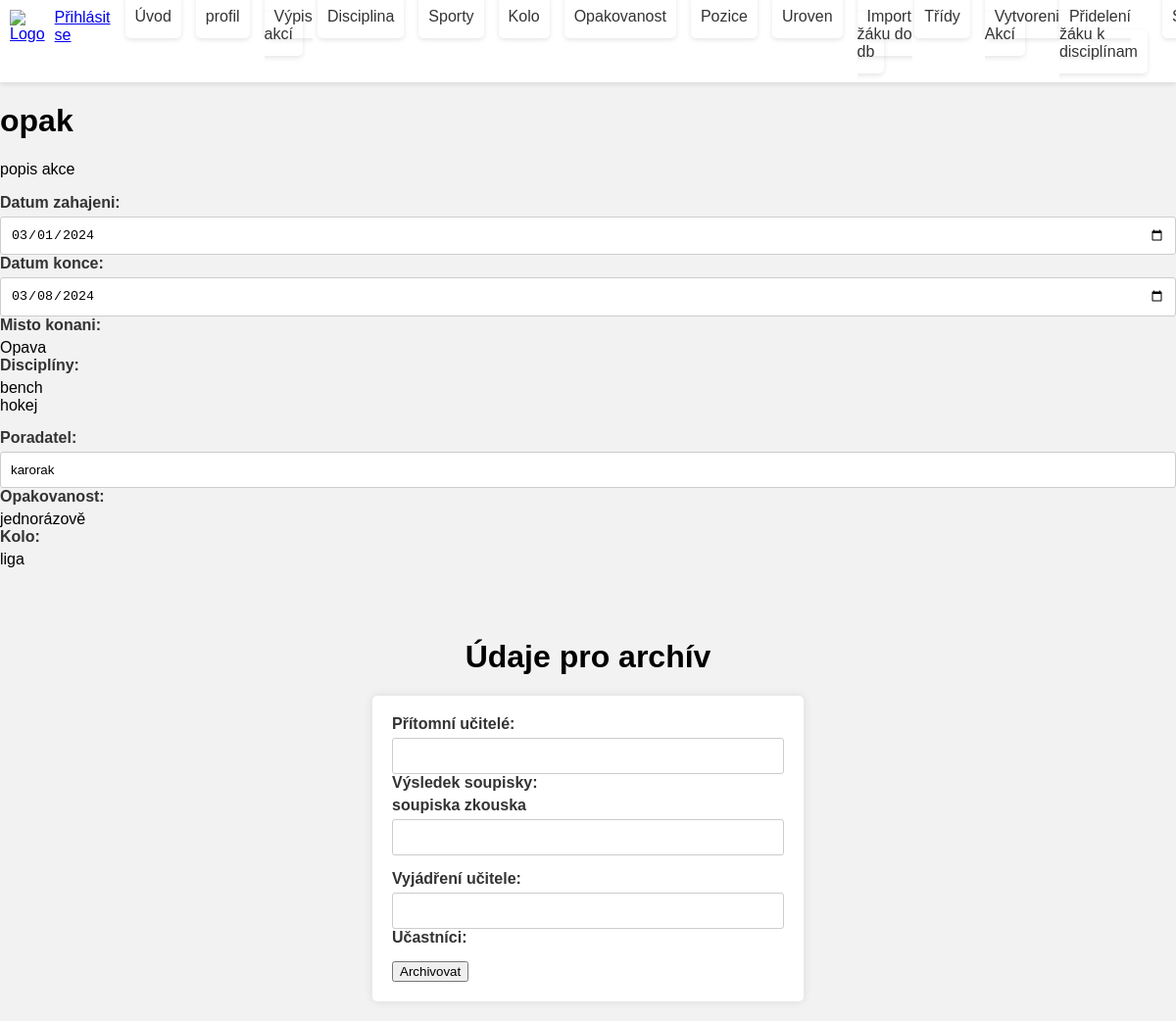
Before: /archiv?iar=6 with the older database file.
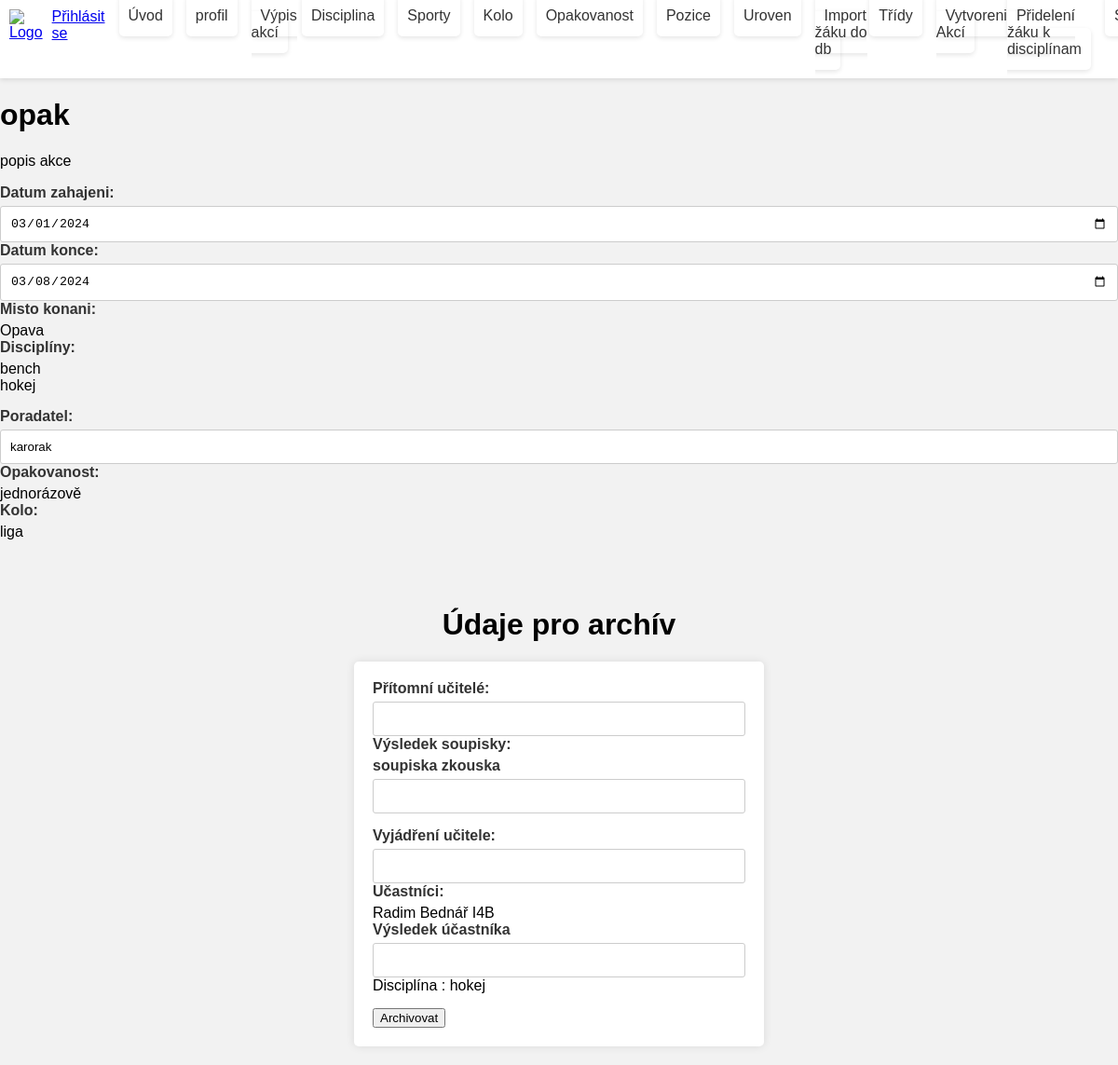
After: the same page with the newer database file.
### tables this page shows
CREATE TABLE `disciplina` (
  `id_disc` int(3) NOT NULL,
  `id_sport` int(3) NOT NULL,
  `nazev_disc` varchar(50) NOT NULL
);

CREATE TABLE `opakovanost` (
  `id_opak` int(3) NOT NULL,
  `nazev_opak` varchar(30) DEFAULT NULL
);

CREATE TABLE `kolo` (
  `id_kolo` int(3) NOT NULL,
  `nazev_kolo` varchar(30) DEFAULT NULL
);

CREATE TABLE `soupiska` (
  `id_soup` int(3) NOT NULL,
  `id_akce` int(3) NOT NULL,
  `nazev_skupiny` varchar(50) NOT NULL,
  `vys_s` text DEFAULT NULL
);

CREATE TABLE `uzivatel` (
  `id_uziv` int(3) NOT NULL,
  `id_trid` varchar(3) DEFAULT NULL,
  `isic` varchar(50) DEFAULT NULL,
  `email` varchar(50) DEFAULT NULL,
  `opravneni` tinyint(1) NOT NULL,
  `jmeno` varchar(25) DEFAULT NULL,
  `prijmeni` varchar(25) DEFAULT NULL,
  `dat_nar` date DEFAULT NULL,
  `pohlavi` varchar(1) DEFAULT NULL
);

### kontrolery/Kontroler.php (called while the page is built, shortened)
<?php
abstract class Kontroler {
    protected $pohled = "";
    public function vypisPohled() {
        require "pohledy/{$this->pohled}.phtml";
    }
}

### index.php (called while the page is built, shortened)
<?php
$smerovac = new SmerovacKontroler();
$smerovac->zpracuj([$_SERVER["REQUEST_URI"]]);
$smerovac->vypisPohled();

### kontrolery/ArchivKontroler.php (called while the page is built, shortened)
<?php
class ArchivKontroler extends Kontroler
{
    public function zpracuj($parametry)
    {
        $idTentoArchiv = $_GET['iar'];
        $modelAkce = new ModelyAkce;
        $modelAkcedisc = new ModelyAkce_disc;
        $modelDisciplin = new ModelyDisciplina;
        $modelUzivatel = new ModelyUzivatel();
        $modelSoupiska = new ModelySoupiska();
        $modelUcastnik = new ModelyUcastnik;
        $modelKolo = new ModelyKolo();
        $archiv = $modelAkce->vratVsechnyAkce();
        $soupiska = $modelSoupiska->vratVsechnySoupisky();
        $ucastnici = $modelUcastnik->vratVsechnyUcastniky();
        $uzivatele = $modelUzivatel->vratVsechnyUzivatele();
        foreach ($archiv as $ar) {
            if ($idTentoArchiv == $ar["id_akce"]) {
                $konkretniarchiv = [
                    'id_akce' => $ar["id_akce"],
                    'nazev_akce' => $ar['nazev_akce'],
                    'datum_zahajeni' => $ar['datum_zahajeni'],
                    'datum_konce' => $ar['datum_konce'],
                    'misto_kon' => $ar['misto_kon'],
                    'popisek_akce' => $ar['popisek_akce'],
                    'pritomni_uc' => $ar['pritomni_uc'],
                    'shrnuti' =>$ar['shrnuti'],
                    'poradatel' =>$ar["poradatel"],
                    'id_opak' => $ar["id_opak"],
                    'id_kolo' => $ar['id_kolo'],
                ];
            }
        }
        $akcedisc = $modelAkcedisc->vratVsechnyAkce_disc();
        $disc = $modelDisciplin->vratVsechnyDiscipliny();
        $modelOpak = new ModelyOpakovanost();
        $opak = $modelOpak->vratVsechnyOpak();
        $kolo = $modelKolo->vratVsechnyKolo();
    }
}

### modely/ModelyAkce.php (called while the page is built, shortened)
<?php
class ModelyAkce{
    public function vratVsechnyAkce() {
        $sql = "
            SELECT *
            FROM akce
        ";
        $akce = Db::dotazVsechny($sql);
        return $akce;
      }
}
?>

### modely/Db.php (called while the page is built, shortened)
<?php
class Db {
  private static $spojeni;
  private static $nastaveni = array(
		PDO::ATTR_ERRMODE => PDO::ERRMODE_EXCEPTION,
		PDO::ATTR_EMULATE_PREPARES => false,
	);
  public static function pripoj($server, $uzivatel, $heslo, $databaze)
  {
	  if (!isset(self::$spojeni))
      {
        $dsn = "mysql:host=$server;dbname=$databaze;charset=utf8";
			 self::$spojeni = new PDO(
				$dsn,
				$uzivatel,
				$heslo,
				self::$nastaveni
			 );
	  }
	}
  public static function dotazVsechny($dotaz, $parametry = array()) {
		$navrat = self::$spojeni->prepare($dotaz);
		$navrat->execute($parametry);
		return $navrat->fetchAll();
	}
}

### kontrolery/SmerovacKontroler.php (called while the page is built, shortened)
<?php
class SmerovacKontroler extends Kontroler {
  public function zpracuj($parametry) {
     $url = $parametry[0];
     $castiCesty = $this->parsujURL($url);
     if (empty($castiCesty[0])) {
        $this->presmeruj("uvod");
     }
     else {
          $castNazvuKontroleru = array_shift($castiCesty);
          $nazevKontroleru = $this->pomlckyDoVelbloudiNotace($castNazvuKontroleru)
                              . "Kontroler";
          if (file_exists("kontrolery/$nazevKontroleru.php")) {
            $this->kontroler = new $nazevKontroleru;
            $this->kontroler->zpracuj($castiCesty);
          } else {
            $this->presmeruj("chyba");
          }
     }
  }
  private function pomlckyDoVelbloudiNotace($text) {
      $text = str_replace("-", " ", $text);
      $text = ucwords($text);
      $text = str_replace(" ", "", $text);
      return $text;
  }
  private function parsujURL($url) {
      $naparsovanaURL = parse_url($url);
      $cesta = $naparsovanaURL["path"];
      $cesta = ltrim($cesta, "/");
      $cesta = trim($cesta);
      $rozdelenaCesta = explode("/", $cesta);
      return $rozdelenaCesta;
  }
}
?>

### modely/ModelyAkce_disc.php (called while the page is built, shortened)
<?php
class ModelyAkce_disc{
    public function vratVsechnyAkce_disc() {
        $sql = "
            SELECT *
            FROM akce_disc
        ";
        $akce_disc = Db::dotazVsechny($sql);
        return $akce_disc;
    }
}
?>

### modely/ModelyDisciplina.php (called while the page is built, shortened)
<?php
class ModelyDisciplina{
    public function vratVsechnyDiscipliny() {
        $sql = "
            SELECT *
            FROM disciplina
        ";
        $disciplina = Db::dotazVsechny($sql);
        return $disciplina;
      }
}
?>

### modely/ModelyOpakovanost.php (called while the page is built, shortened)
<?php
class ModelyOpakovanost{
    public function vratVsechnyOpak() {
        $sql = "
            SELECT *
            FROM opakovanost
        ";
        $opak = Db::dotazVsechny($sql);
        return $opak;
      }
}
?>

### modely/ModelyKolo.php (called while the page is built, shortened)
<?php
class ModelyKolo{
    public function vratVsechnyKolo() {
        $sql = "
            SELECT *
            FROM kolo
        ";
        $kolo = Db::dotazVsechny($sql);
        return $kolo;
      }
}
?>

### modely/ModelySoupiska.php (called while the page is built, shortened)
<?php
class ModelySoupiska{
    public function vratVsechnySoupisky() {
        $sql = "
            SELECT *
            FROM soupiska
        ";
        $soupiska = Db::dotazVsechny($sql);
        return $soupiska;
    }
}
?>

### modely/ModelyUzivatel.php (called while the page is built, shortened)
<?php
class ModelyUzivatel {
    public function vratVsechnyUzivatele() {
      $sql = "
          SELECT *
          FROM uzivatel
      ";
      $uzivatel = Db::dotazVsechny($sql);
      return $uzivatel;
    }
}
?>

### modely/ModelyUcastnik.php (called while the page is built, shortened)
<?php
class ModelyUcastnik{
    public function vratVsechnyUcastniky() {
        $sql = "
            SELECT *
            FROM ucastnik
        ";
        $ucastnik = Db::dotazVsechny($sql);
        return $ucastnik;
      }
}
?>

### pohledy/archiv.phtml (the view, shortened to what the changed rows need)
<!DOCTYPE html>
<html lang="en">
<head>
</head>
<body>
<h1><?php echo $konkretniarchiv['nazev_akce'];?></h1>
<div id="vypis">
    <?php echo '<p>'.$konkretniarchiv['popisek_akce'].'</p>';?>
    <label>Datum zahajeni: </label>
    <input type="date" value="<?php echo $konkretniarchiv['datum_zahajeni']; ?>">
    <label>Datum konce: </label>
    <input type="date" value="<?php echo $konkretniarchiv['datum_konce']; ?>">
    <label>Misto konani: </label>
    <?php echo $konkretniarchiv['misto_kon']; ?>
    <div>
        <label>Disciplíny:</label>
        <?php foreach ($this->data['akcedisc'] as $ad):
            if($ad['id_akce'] == $konkretniarchiv['id_akce']){
                foreach ($this->data['disc'] as $disc):
                    if($ad['id_disc'] == $disc['id_disc']){
                        echo $disc['nazev_disc']."<br>";
                    }
                endforeach;
            }
        endforeach; ?>
    </div>
    <label for="poradatel">Poradatel: </label>
    <input  type="text" name="poradatel" value="<?php echo $konkretniarchiv['poradatel']; ?>">
    <label for="opak">Opakovanost: </label>
    <?php  foreach ($this->data["opak"] as $opak){
        if($opak["id_opak"] == $konkretniarchiv["id_opak"]){
            echo $opak["nazev_opak"];
        }
    }      ?>
    <label for="kolo">Kolo: </label>
    <?php  foreach ($this->data["kolo"] as $kolo){
        if($kolo["id_kolo"] == $konkretniarchiv["id_kolo"]){
            echo $kolo["nazev_kolo"];
        }
    }      ?>
</div>
<br><br>
<h1 style="text-align: center">Údaje pro archív</h1>
<form method="post">
    <label>Přítomní učitelé: </label>
    <input type="text" value="<?php echo $konkretniarchiv['pritomni_uc']; ?>" name="pritomni_uc">
    <label>Výsledek soupisky:</label>
    <?php
    $modelSoupiska = new ModelySoupiska();
    $soupiska = $modelSoupiska->vratVsechnySoupisky();
    foreach ($soupiska as $soup) {
        if ($this->data['air'] == $soup["id_akce"]) {
            ?>
            <div>
                <label for="vys_s_<?php echo $soup['id_soup']; ?>"><?php echo $soup['nazev_skupiny']; ?></label>
                <input type="text" name="vys_s[<?php echo $soup['id_soup']; ?>]">
            </div>
            <?php
        }
    }
    ?>
    <label>Vyjádření učitele: </label>
    <input type="text" name="shrnuti">
    <div>
        <label>Učastníci:</label>
        <?php
        $modelSoupiska = new ModelySoupiska();
        $soupiska = $modelSoupiska->vratVsechnySoupisky();
        foreach ($soupiska as $soup) {
            if ($this->data['air'] == $soup["id_akce"]) {
                foreach ($this->data['ucastnici'] as $ucast) {
                    foreach ($this->data['uzivatele'] as $uziv) {
                        if (!($ucast['email'] == $uziv['email'])) {
                            continue;
                        }
                        echo "<div>";
                        echo $uziv['jmeno']." ".$uziv['prijmeni']." ".$uziv['id_trid']."<br>";
                        ?>
                        <label for="vys_u_<?php echo $uziv['email']; ?>">Výsledek účastníka</label>
                        <input type="text" name="vys_u[<?php echo $ucast['id_ucast']; ?>]" ">
                        <?php
                        foreach ($this->data['du'] as $du) {
                            foreach ($this->data['disc'] as $disc) {
                                if (!($du['id_disc'] == $disc['id_disc'])) {
                                    continue;
                                }
                                echo "Disciplína : ".$disc['nazev_disc']."<br>";
                            }
                        }
                        echo "</div>";
                    }
                }
            }
        }
        ?>
    </div>
    <button type="submit" name="archivovat">Archivovat</button>
</form>
<link href="https://cdn.jsdelivr.net/npm/select2@4.1.0-rc.0/dist/css/select2.min.css" rel="stylesheet" />
</body>
</html>

Changed rows visible on the page:
added ucastnik: disciplina (nazev_disc "hokej")
added uzivatel: jmeno "Radim", prijmeni "Bednář", id_trid "I4B", disciplina (nazev_disc "hokej")
added disc_ucast: disciplina (nazev_disc "hokej")
